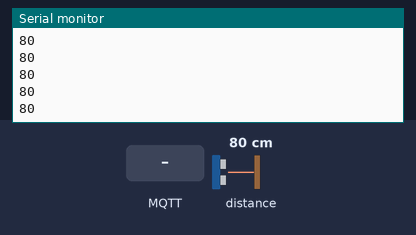
Bench run of a sketch on a simulated ESP8266 (NodeMCU). Parts: the last lines printed to the serial monitor. Wiring (inferred from the names in the program): ultrasonic range finder: trigger D4; echo D3. Inputs (shaded band) come from the test bench; at power-on: distance to the obstacle 80 cm. The echo pulse lasts 58.3 µs per cm; WiFi joins after 1.5 s; servers stay silent unless stated; no MQTT or app messages arrive unless stated.

Above: at 2.7 s.
2.8 s: distance to the obstacle set to 2 cm
At 2.85 s:
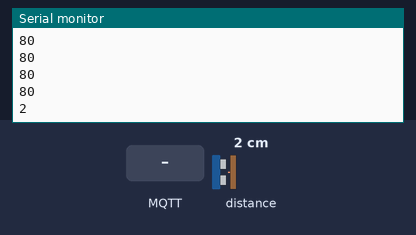
4.4 s: MQTT message "1" arrives on the first subscribed topic
5.9 s: MQTT message "on" arrives on the first subscribed topic
7.4 s: distance to the obstacle set to 18 cm
At 7.44 s:
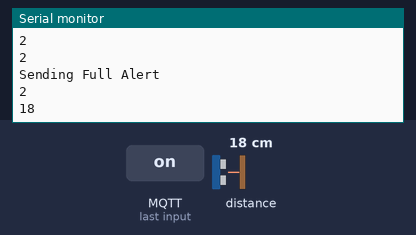
9.1 s: MQTT message "off" arrives on the first subscribed topic
Timing chart, 0 to 11.6 s (numbered marks = the images above; inputs shaded):
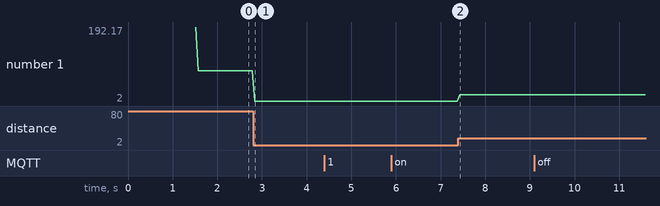

Measured:
- after the input at 2.8 s, the serial monitor: prints a new line at once (image 1)
- after the input at 7.4 s, the serial monitor: prints a new line at once (image 2)
- plotted number 1: 80 → 2 after the input at 2.8 s, 2 → 18 after the input at 7.4 s

The sketch:

basurerointeligente.ino
```cpp
#include <ESP8266WiFi.h>
#include <PubSubClient.h>


#define echoPin D3 // Echo Pin
#define trigPin D4 // Trigger Pin
#define distanceFull 10
#define distanceMaintenance 30
long duration, distance; // Duration used to calculate distance

// Update these with values suitable for your network.

const char* ssid = "";
const char* password = "";
const char* mqtt_server = "broker.hivemq.com";
//const char* mqtt_username = "";
//const char* mqtt_password = "";
const int mqtt_port = 1883;

WiFiClient espClient;
PubSubClient client(espClient);
long lastMsg = 0;
char msg[50];
int value = 0;

void setup() {
  pinMode(BUILTIN_LED, OUTPUT);     // Initialize the BUILTIN_LED pin as an output
  Serial.begin(115200);
  setup_wifi();
  client.setServer(mqtt_server, mqtt_port);
  client.setCallback(callback);

  pinMode(trigPin, OUTPUT);
  pinMode(echoPin, INPUT);
}

void setup_wifi() {

  delay(10);
  // We start by connecting to a WiFi network
  Serial.println();
  Serial.print("Connecting to ");
  Serial.println(ssid);

  WiFi.begin(ssid, password);

  while (WiFi.status() != WL_CONNECTED) {
    delay(500);
    Serial.print(".");
  }

  Serial.println("");
  Serial.println("WiFi connected");
  Serial.println("IP address: ");
  Serial.println(WiFi.localIP());
}

void callback(char* topic, byte* payload, unsigned int length) {
  Serial.print("Message arrived [");
  Serial.print(topic);
  Serial.print("] ");
  for (int i = 0; i < length; i++) {
    Serial.print((char)payload[i]);
  }
  Serial.println();

  // Switch on the LED if an 1 was received as first character
  if ((char)payload[0] == '1') {
    digitalWrite(BUILTIN_LED, LOW);   // Turn the LED on (Note that LOW is the voltage level
    // but actually the LED is on; this is because
    // it is acive low on the ESP-01)
  } else {
    digitalWrite(BUILTIN_LED, HIGH);  // Turn the LED off by making the voltage HIGH
  }

}

void reconnect() {
  // Loop until we're reconnected
  while (!client.connected()) {
    Serial.print("Attempting MQTT connection...");
    // Attempt to connect
    if (client.connect("water Draining 01")) { //, mqtt_username, mqtt_password)) {
      Serial.println("connected");
      // Once connected, publish an announcement...
      client.publish("outTopic", "hello world");
      // ... and resubscribe
      client.subscribe("inTopic");
    } else {
      Serial.print("failed, rc=");
      Serial.print(client.state());
      Serial.println(" try again in 5 seconds");
      // Wait 5 seconds before retrying
      delay(5000);
    }
  }
}
void loop() {

  if (!client.connected()) {
    reconnect();
  }
  client.loop();
  if (measureDistance() > distanceFull && measureDistance() < distanceMaintenance) {
    sendAlert();
    Serial.println("Sending Maintenance Alert");
  } else if (measureDistance() <= distanceFull) {
    sendFull();
    Serial.println("Sending Full Alert");
  } else {
    long now = millis();
    if (now - lastMsg > 60000) {
      lastMsg = now;
      Serial.print("Publish message: ");
      client.publish("/status", "2,Alive");
    }
  }
}
void sendAlert() {

  client.publish("/status", "0,The water draining 01 is almost full");
}
void sendFull() {

  client.publish("/status", "1,The water draining 01 is full ");
}
int measureDistance() {
  digitalWrite(trigPin, LOW);
  delayMicroseconds(2);
  digitalWrite(trigPin, HIGH);
  delayMicroseconds(10);
  digitalWrite(trigPin, LOW);
  duration = pulseIn(echoPin, HIGH);
  //Calculate the distance (in cm) based on the speed of sound.
  distance = duration / 58.2;
  Serial.println(distance);
  //Delay 50ms before next reading.
  delay(50);
  return distance;
}
```
